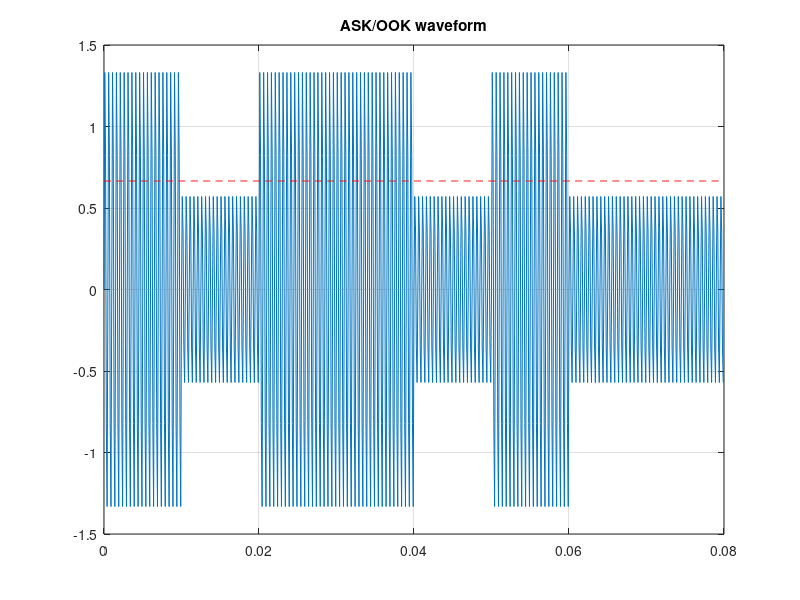

Here is the MATLAB script that generated this plot:
% ASK / OOK
% Амплитудная манипуляция, порог компаратора

mDepth = 0.8; fC = 2000; fs = 10e3; symR = 100;
bits = [1 0 1 1 0 1 0 0];
seq = repelem(bits, fs/symR);
t = (0:numel(seq)-1)/fs;
modSig = (1 + mDepth*(seq - 0.5)) .* sin(2*pi*fC*t);
thr = 0.5*max(abs(modSig))*ones(1, numel(modSig));
figure;
plot(t, modSig, t, thr, 'r--');
title('ASK/OOK waveform'); grid on;

%{
@play
{
 "title": "ASK / OOK",
 "groups": [
  {
   "name": "Сигнал",
   "controls": [
    {
     "var": "mDepth",
     "label": "Индекс m",
     "min": 0.2,
     "max": 1.0,
     "step": 0.1,
     "default": 0.8
    },
    {
     "var": "fC",
     "label": "Несущая Гц",
     "min": 500,
     "max": 4000,
     "step": 500,
     "default": 2000
    }
   ]
  }
 ]
}
%}
